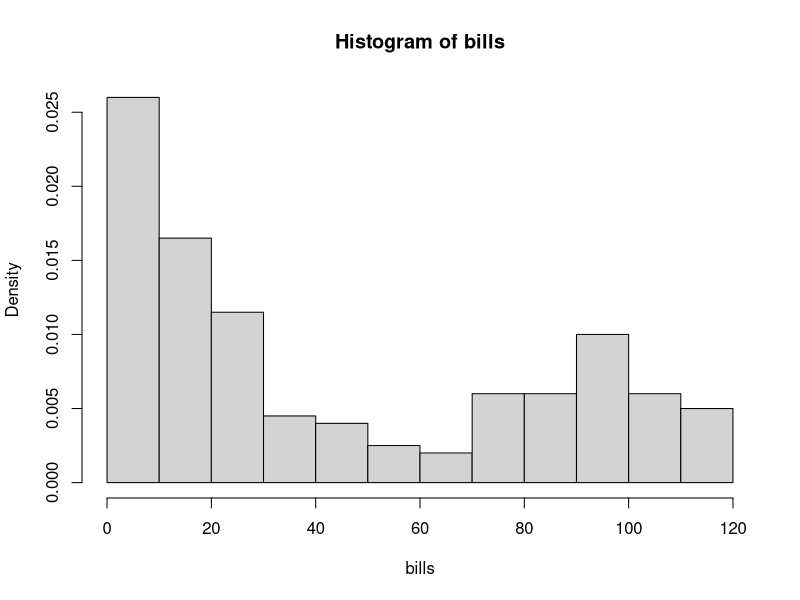
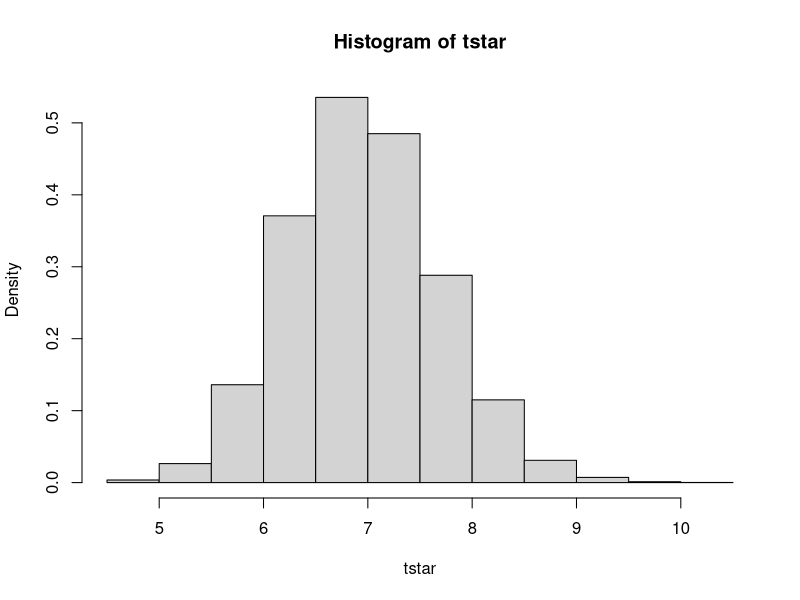
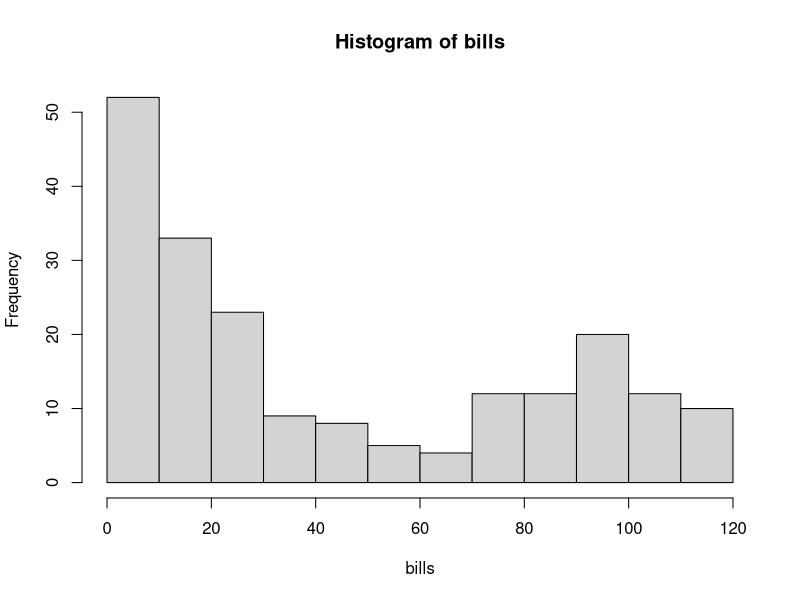
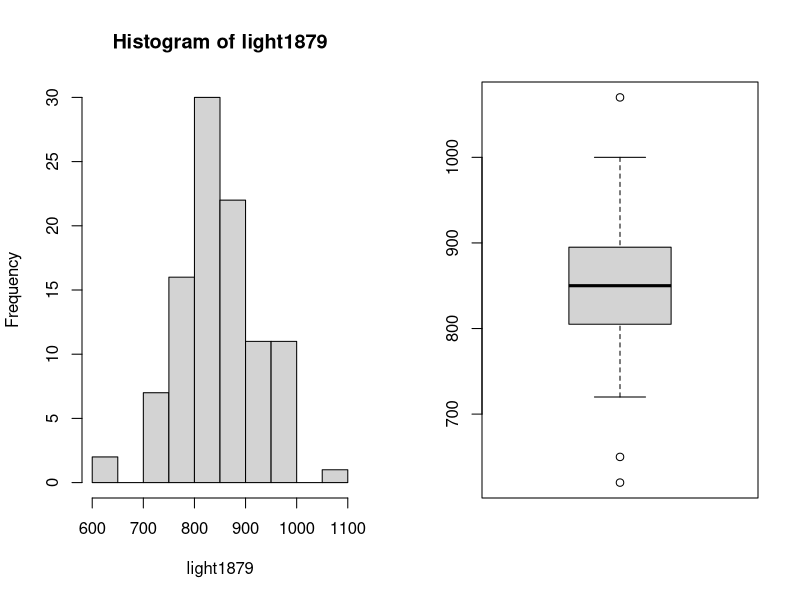
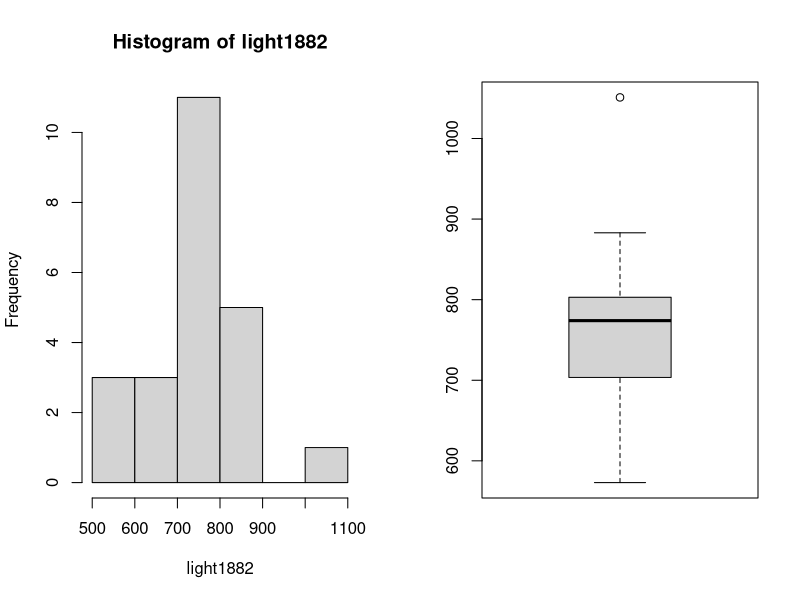
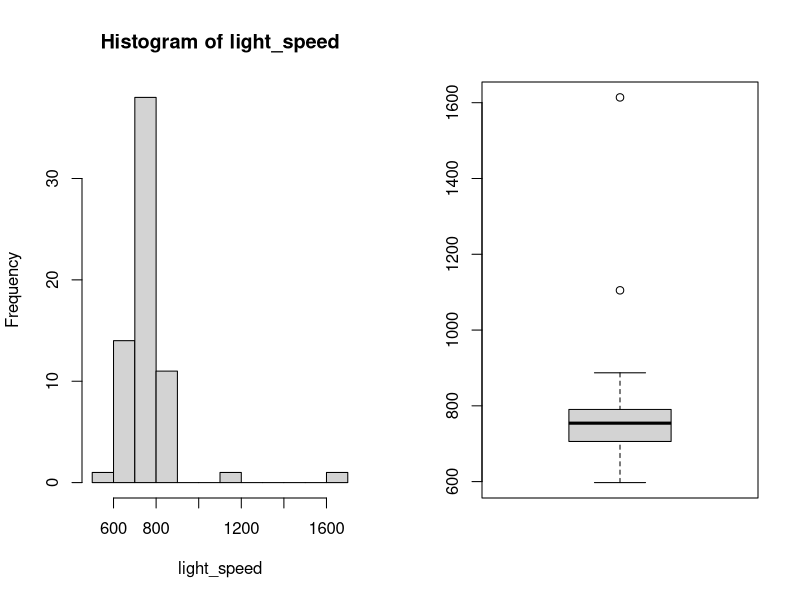

Source code (R) for these figures, in order: (Note: this script raises an error after producing the figures.)
#Exercise 1
#1.1
Data <- read.table("telephone.txt",header = TRUE);
bills = Data$Bills;

t=median(bills)
t

hist(bills,prob=T);

B=10000;
tstar=numeric(B);
n=length(bills);
n

for(i in 1:B){
  xstar = rexp(n,0.1); #Exercise says for lambda = [0.01,0.1]
  tstar[i] = median(xstar);
}

hist(tstar,prob=T);

pl=sum(tstar<t)/B;
pr=sum(tstar>t)/B;
p=2*min(pl,pr);
p;pl;pr;

#With a p value of 0 we reject the hypothesis that the distribution is exponential
#1.2
hist(bills)
#Any other plot?
#Conclusion: Most of the people spend less than 20€ per month (?)

#Exercise 2
#Retrieving data

light1879 = scan("light1879.txt");
light1879;

light1882 = scan("light1882.txt")
light1882

light_time = scan("light.txt") #Holds the times saved from the experiment which are NOT the seconds taken to travel 7442Km
light_time


light_real_time = ((light_time/1000)+24.8)/1000000 #Holds the real time taken to travel 7442Km in seconds
light_real_time

light_speed = (7.442/light_real_time)-299000 #Measured speed of light minus 299000
light_speed

#2.1
#Histograms and box plots
par(mfrow=c(1,2));
hist(light1879);
boxplot(light1879);

hist(light1882);
boxplot(light1882);

hist(light_speed);
boxplot(light_speed);

#Obersvations: ??

#2.2
#Bootstrap confidence intervals lecture 2

#Defining function for bootstrap test

bootstrap<-function(data,operation="mean"){
  B=1000;
  tstar=numeric(B);
  
  for(i in 1:B){
    xstar = sample(data,replace = TRUE);
    
    if(operation=="mean"){
      tstar[i] = mean(xstar);
    }else if(operation=="median"){
      tstar[i] = median(xstar);
    }
  }
  return(tstar);
}

get_confidence_intervals<-function(data,operation="mean"){
  if(operation=="mean"){
    t=mean(data);
  }else if(operation=="median"){
    t=median(data);
  }
  tstar = bootstrap(data,operation);
  tstar25 = quantile(tstar,0.025);
  tstar975 = quantile(tstar,0.975);
  return(c(2*T1-tstar975,2*T1-tstar25));
}

#Light1879
confidence_mean = get_confidence_intervals(light1879);
confidence_mean+299000;

confidence_median = get_confidence_intervals(light1879,"median");
confidence_median+299000;

#Light1882
confidence_mean = get_confidence_intervals(light1882);
confidence_mean+299000;

confidence_median = get_confidence_intervals(light1882,"median");
confidence_median+299000;

#Light
confidence_mean = get_confidence_intervals(light_speed);
confidence_mean+299000;

confidence_median = get_confidence_intervals(light_speed,"median");
confidence_median+299000;

#2.3 Comments
#??

#2.4
#Speed of light according to https://physics.nist.gov/cgi-bin/cuu/Value?c
#299792.458
# For light1879 the value doesn't fall in the interval neither mean or median
# For light1882 the value doesn't fall in the interval neither mean or median
# For light it also doesn't fall in the interval neither mean or median
#It is not consistent

#Exercise 3
#3.1
klm = scan("klm.txt");
klm
hist(klm)
qqnorm(klm)

#We check that the population doesn not seem normal this tell us that doing the t-test is not the best option
#We should perform the sign test Lecture 3 (13)
#Wilcoxon test doesn't seem appropiate because the population is not symetric

#Sign test
#We compute how many values are bigger than the median to test
n_bigger = sum(31>=klm)
n = length(klm)
binom.test(n_bigger,n,p=0.5)

median(klm) #Checking


#We can reject the null hypothesus that the median of the population is == 31. 
# How to change the null hypothesis to check if population is <= than 31?
# Checking confidence interval it gives 0.21 and 0.46. Can we say with that info the median is bigger than 31?

#3.2
quantile(klm,probs=0.9) #$Just checking

n_bigger = sum(72>klm);
binom.test(n_bigger,n,p=0.9)

#With a p value of 0.002 we can reject that at most 10% of the parts arrive later than 72 days. 
# If we check the confidence intervals 0.64 and 0.87, this means that between 13% and 36% of the pieces arrive later than 72 days (Can we say this?)

#Exercise 4
Clouds<-read.table("clouds.txt",header = TRUE);

hist(Clouds$seeded)
hist(Clouds$unseeded)

differences=Clouds$seeded-Clouds$unseeded

hist(differences)
boxplot(Clouds$seeded,Clouds$unseeded)
boxplot(differences)

#4.1

#Check if the differences come from a normal distribution
qqnorm(differences)
qqline(differences)
shapiro.test(differences)
#QQplot an shapiro indicate that the differences do not follow normal distribution
#Maybe check something about order of the values??

#T-test
#Lecture 3 slide 25 says that paired t-test assumes that the differneces are a random sample from a normal population

plot(Clouds$seeded~Clouds$unseeded,data=Clouds); abline(0,1)

t.test(Clouds$seeded,Clouds$unseeded,paired = TRUE)

#H0 is rejected. Mean of the differences is different from 0.

#Mann-whitney-wilcoxon test. Lecture 4 slide 20
wilcox.test(Clouds$seeded,Clouds$unseeded)
#p-value indicates that H0 is rejected. The samples come from different populations

#Kolmorov-Smirnov. Lecture 4 slide 22
ks.test(Clouds$seeded,Clouds$unseeded);
#p-value indicates that H0 is rejected. The samples come from different populations

#4.2
clouds_sq=sqrt(Clouds)
clouds_sq

#T-test
t.test(clouds_sq$seeded,clouds_sq$unseeded,paired = TRUE)
#p-value rejects H0. Mean of the diiferences is different from 0.

#Mann-whitney-wilcoxon test
wilcox.test(clouds_sq$seeded,clouds_sq$unseeded)
#p-value indicates that H0 is rejected. The samples come from different populations

#Kolmorov-Smirnov.
ks.test(clouds_sq$seeded,clouds_sq$unseeded);
#p-value indicates that H0 is rejected. The samples come from different populations

#4.3
clouds_sq_sq=sqrt(clouds_sq)
#T-test
t.test(clouds_sq_sq$seeded,clouds_sq_sq$unseeded,paired = TRUE)
#p-value rejects H0. Mean of the diiferences is different from 0.

#Mann-whitney-wilcoxon test
wilcox.test(clouds_sq_sq$seeded,clouds_sq_sq$unseeded)
#p-value indicates that H0 is rejected. The samples come from different populations

#Kolmorov-Smirnov.
ks.test(clouds_sq_sq$seeded,clouds_sq_sq$unseeded);
#p-value indicates that H0 is rejected. The samples come from different populations


#Findings: applying square root to the samples makes the p-value on the t-test to decrease.
#while in the Mann-whitney-wilcoxon test and Kolmorov-sminorv test p-value remains the same after doing the test on the square rooted values.
